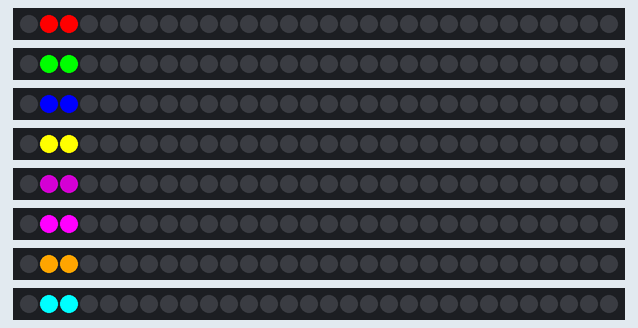
Recording of a program running on a simulated Arduino Uno, built with avr-gcc and run on an emulated ATmega328P. Parts: 8 × 30 RGB LEDs in strip order, left to right. Dim RGB values are drawn brighter than linear.

Above: at 0.16 s.
At 5.33 s:
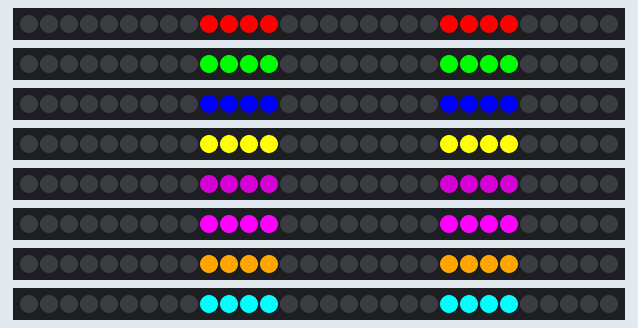
At 10.07 s:
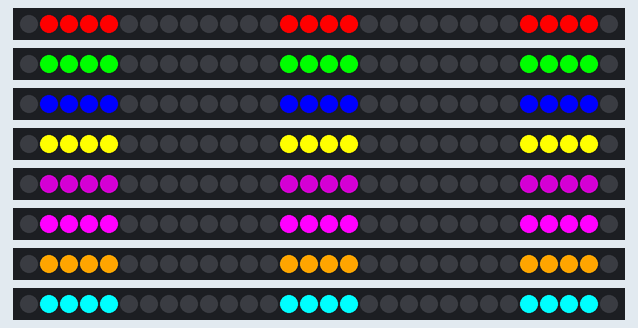
At 19.98 s:
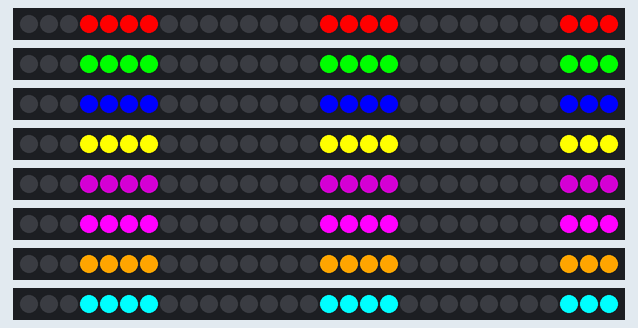
At 29.89 s:
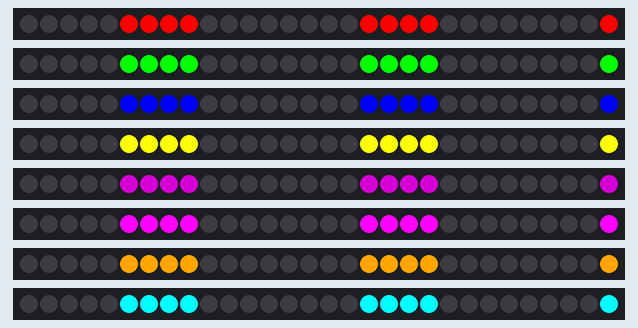
At 39.8 s:
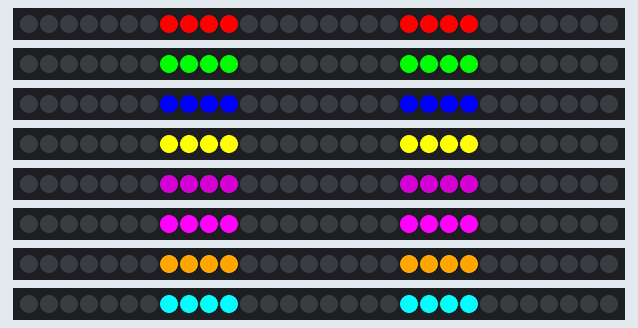

The program:

main.cpp
```cpp
#define DEBUG 1

#define RED 255,0,0
#define GREEN 0,255,0
#define BLUE 0,0,255
#define YELLOW 255,255,0
#define CYAN 0,255,255
#define MAGENTA 255,0,255
#define WHITE 255,255,255
#define ORANGE 255,165,0
#define PINK 255,192,203
#define PURPLE 128,0,128
#define BROWN 165,42,42


#define LED_PIN_1   2
#define LED_PIN_2   3
#define LED_PIN_3   4
#define LED_PIN_4   5
#define LED_PIN_5   6
#define LED_PIN_6   7
#define LED_PIN_7   8
#define LED_PIN_8   9

#define LED_COUNT_1 30
#define LED_COUNT_2 30
#define LED_COUNT_3 30
#define LED_COUNT_4 30
#define LED_COUNT_5 30
#define LED_COUNT_6 30
#define LED_COUNT_7 30
#define LED_COUNT_8 30

#define BRIGHTNESS 255


#define NUMBER_OF_ON_LED_FOR_STRIP_1 4
#define NUMBER_OF_OFF_LED_FOR_STRIP_1 8
#define TIME_DELAY_FOR_RUNNING_SPEED_FOR_STRIP_1_IN_us 70000

#define NUMBER_OF_ON_LED_FOR_STRIP_2 4
#define NUMBER_OF_OFF_LED_FOR_STRIP_2 8
#define TIME_DELAY_FOR_RUNNING_SPEED_FOR_STRIP_2_IN_us 70000

#define NUMBER_OF_ON_LED_FOR_STRIP_3 4
#define NUMBER_OF_OFF_LED_FOR_STRIP_3 8
#define TIME_DELAY_FOR_RUNNING_SPEED_FOR_STRIP_3_IN_us 70000

#define NUMBER_OF_ON_LED_FOR_STRIP_4 4
#define NUMBER_OF_OFF_LED_FOR_STRIP_4 8
#define TIME_DELAY_FOR_RUNNING_SPEED_FOR_STRIP_4_IN_us 70000

#define NUMBER_OF_ON_LED_FOR_STRIP_5 4
#define NUMBER_OF_OFF_LED_FOR_STRIP_5 8
#define TIME_DELAY_FOR_RUNNING_SPEED_FOR_STRIP_5_IN_us 70000

#define NUMBER_OF_ON_LED_FOR_STRIP_6 4
#define NUMBER_OF_OFF_LED_FOR_STRIP_6 8
#define TIME_DELAY_FOR_RUNNING_SPEED_FOR_STRIP_6_IN_us 70000

#define NUMBER_OF_ON_LED_FOR_STRIP_7 4
#define NUMBER_OF_OFF_LED_FOR_STRIP_7 8
#define TIME_DELAY_FOR_RUNNING_SPEED_FOR_STRIP_7_IN_us 70000

#define NUMBER_OF_ON_LED_FOR_STRIP_8  4
#define NUMBER_OF_OFF_LED_FOR_STRIP_8 8
#define TIME_DELAY_FOR_RUNNING_SPEED_FOR_STRIP_8_IN_us 70000


#include <Arduino.h>
#include <Adafruit_NeoPixel.h>


uint32_t current_led_number_1 = 0;
uint32_t current_led_number_2 = 0;
uint32_t current_led_number_3 = 0;
uint32_t current_led_number_4 = 0;
uint32_t current_led_number_5 = 0;
uint32_t current_led_number_6 = 0;
uint32_t current_led_number_7 = 0;
uint32_t current_led_number_8 = 0;

uint32_t last_updated_time_for_strip_1 = 0;
uint32_t last_updated_time_for_strip_2 = 0;
uint32_t last_updated_time_for_strip_3 = 0;
uint32_t last_updated_time_for_strip_4 = 0;
uint32_t last_updated_time_for_strip_5 = 0;
uint32_t last_updated_time_for_strip_6 = 0;
uint32_t last_updated_time_for_strip_7 = 0;
uint32_t last_updated_time_for_strip_8 = 0;


Adafruit_NeoPixel strip_1(LED_COUNT_1, LED_PIN_1, NEO_GRB + NEO_KHZ800);
Adafruit_NeoPixel strip_2(LED_COUNT_2, LED_PIN_2, NEO_GRB + NEO_KHZ800);
Adafruit_NeoPixel strip_3(LED_COUNT_3, LED_PIN_3, NEO_GRB + NEO_KHZ800);
Adafruit_NeoPixel strip_4(LED_COUNT_4, LED_PIN_4, NEO_GRB + NEO_KHZ800);
Adafruit_NeoPixel strip_5(LED_COUNT_5, LED_PIN_5, NEO_GRB + NEO_KHZ800);
Adafruit_NeoPixel strip_6(LED_COUNT_6, LED_PIN_6, NEO_GRB + NEO_KHZ800);
Adafruit_NeoPixel strip_7(LED_COUNT_7, LED_PIN_7, NEO_GRB + NEO_KHZ800);
Adafruit_NeoPixel strip_8(LED_COUNT_8, LED_PIN_8, NEO_GRB + NEO_KHZ800);


void pixel_1(uint8_t r, uint8_t g, uint8_t b)
{
  if (micros() - last_updated_time_for_strip_1 < TIME_DELAY_FOR_RUNNING_SPEED_FOR_STRIP_1_IN_us) {
    return;
  }
  if (current_led_number_1 < (LED_COUNT_1 + NUMBER_OF_ON_LED_FOR_STRIP_1)) {
    current_led_number_1 += 1;
  } else {
    current_led_number_1 = (LED_COUNT_1 + NUMBER_OF_ON_LED_FOR_STRIP_1) - (NUMBER_OF_ON_LED_FOR_STRIP_1 + NUMBER_OF_OFF_LED_FOR_STRIP_1 - 1);
  }
  for (uint16_t k = 1; k <= current_led_number_1; k++) {
    strip_1.setPixelColor(k, strip_1.Color(0, 0, 0));
  }
  for (int32_t j = current_led_number_1; j > 0; j -= (NUMBER_OF_ON_LED_FOR_STRIP_1 + NUMBER_OF_OFF_LED_FOR_STRIP_1))
  {
    for (int32_t i = j; i > (j - NUMBER_OF_ON_LED_FOR_STRIP_1); i--)
    {
      uint16_t m = i; if (m < 1) {
        m = 1;
      }
            uint8_t red = map(m,j,(j- NUMBER_OF_ON_LED_FOR_STRIP_1),r,0);
            uint8_t green = map(m,j,(j- NUMBER_OF_ON_LED_FOR_STRIP_1),g,0);
            uint8_t blue = map(m,j,(j- NUMBER_OF_ON_LED_FOR_STRIP_1),b,0);
      strip_1.setPixelColor(m, strip_1.Color(r, g, b));
    }
  }
  strip_1.show();
  last_updated_time_for_strip_1 = micros();
}
void pixel_2(uint8_t r, uint8_t g, uint8_t b)
{
  if (micros() - last_updated_time_for_strip_2 < TIME_DELAY_FOR_RUNNING_SPEED_FOR_STRIP_2_IN_us) {
    return;
  }
  if (current_led_number_2 < (LED_COUNT_2 + NUMBER_OF_ON_LED_FOR_STRIP_2)) {
    current_led_number_2 += 1;
  } else {
    current_led_number_2 = (LED_COUNT_2 + NUMBER_OF_ON_LED_FOR_STRIP_2) - (NUMBER_OF_ON_LED_FOR_STRIP_2 + NUMBER_OF_OFF_LED_FOR_STRIP_2 - 1);
  }
  for (uint16_t k = 1; k <= current_led_number_2; k++) {
    strip_2.setPixelColor(k, strip_2.Color(0, 0, 0));
  }
  for (int32_t j = current_led_number_2; j > 0; j -= (NUMBER_OF_ON_LED_FOR_STRIP_2 + NUMBER_OF_OFF_LED_FOR_STRIP_2))
  {
    for (int32_t i = j; i > (j - NUMBER_OF_ON_LED_FOR_STRIP_2); i--)
    {
      uint16_t m = i; if (m < 1) {
        m = 1;
      }
            uint8_t red = map(m,j,(j- NUMBER_OF_ON_LED_FOR_STRIP_2),r,0);
            uint8_t green = map(m,j,(j- NUMBER_OF_ON_LED_FOR_STRIP_2),g,0);
            uint8_t blue = map(m,j,(j- NUMBER_OF_ON_LED_FOR_STRIP_2),b,0);
      strip_2.setPixelColor(m, strip_2.Color(r, g, b));
    }
  }
  strip_2.show();
  last_updated_time_for_strip_2 = micros();
}

void pixel_3(uint8_t r, uint8_t g, uint8_t b)
{
  if (micros() - last_updated_time_for_strip_3 < TIME_DELAY_FOR_RUNNING_SPEED_FOR_STRIP_3_IN_us) {
    return;
  }
  if (current_led_number_3 < (LED_COUNT_3 + NUMBER_OF_ON_LED_FOR_STRIP_3)) {
    current_led_number_3 += 1;
  } else {
    current_led_number_3 = (LED_COUNT_3 + NUMBER_OF_ON_LED_FOR_STRIP_3) - (NUMBER_OF_ON_LED_FOR_STRIP_3 + NUMBER_OF_OFF_LED_FOR_STRIP_3 - 1);
  }
  for (uint16_t k = 1; k <= current_led_number_3; k++) {
    strip_3.setPixelColor(k, strip_3.Color(0, 0, 0));
  }
  for (int32_t j = current_led_number_3; j > 0; j -= (NUMBER_OF_ON_LED_FOR_STRIP_3 + NUMBER_OF_OFF_LED_FOR_STRIP_3))
  {
    for (int32_t i = j; i > (j - NUMBER_OF_ON_LED_FOR_STRIP_3); i--)
    {
      uint16_t m = i; if (m < 1) {
        m = 1;
      }
            uint8_t red = map(m,j,(j- NUMBER_OF_ON_LED_FOR_STRIP_3),r,0);
            uint8_t green = map(m,j,(j- NUMBER_OF_ON_LED_FOR_STRIP_3),g,0);
            uint8_t blue = map(m,j,(j- NUMBER_OF_ON_LED_FOR_STRIP_3),b,0);
      strip_3.setPixelColor(m, strip_3.Color(r, g, b));
    }
  }
  strip_3.show();
  last_updated_time_for_strip_3 = micros();
}

void pixel_4(uint8_t r, uint8_t g, uint8_t b)
{
  if (micros() - last_updated_time_for_strip_4 < TIME_DELAY_FOR_RUNNING_SPEED_FOR_STRIP_4_IN_us) {
    return;
  }
  if (current_led_number_4 < (LED_COUNT_4 + NUMBER_OF_ON_LED_FOR_STRIP_4)) {
    current_led_number_4 += 1;
  } else {
    current_led_number_4 = (LED_COUNT_4 + NUMBER_OF_ON_LED_FOR_STRIP_4) - (NUMBER_OF_ON_LED_FOR_STRIP_4 + NUMBER_OF_OFF_LED_FOR_STRIP_4 - 1);
  }
  for (uint16_t k = 1; k <= current_led_number_4; k++) {
    strip_4.setPixelColor(k, strip_4.Color(0, 0, 0));
  }
  for (int32_t j = current_led_number_4; j > 0; j -= (NUMBER_OF_ON_LED_FOR_STRIP_4 + NUMBER_OF_OFF_LED_FOR_STRIP_4))
  {
    for (int32_t i = j; i > (j - NUMBER_OF_ON_LED_FOR_STRIP_4); i--)
    {
      uint16_t m = i; if (m < 1) {
        m = 1;
      }
            uint8_t red = map(m,j,(j- NUMBER_OF_ON_LED_FOR_STRIP_4),r,0);
            uint8_t green = map(m,j,(j- NUMBER_OF_ON_LED_FOR_STRIP_4),g,0);
            uint8_t blue = map(m,j,(j- NUMBER_OF_ON_LED_FOR_STRIP_4),b,0);
      strip_4.setPixelColor(m, strip_4.Color(r, g, b));
    }
  }
  strip_4.show();
  last_updated_time_for_strip_4 = micros();
}

void pixel_5(uint8_t r, uint8_t g, uint8_t b)
{
  if (micros() - last_updated_time_for_strip_5 < TIME_DELAY_FOR_RUNNING_SPEED_FOR_STRIP_5_IN_us) {
    return;
  }
  if (current_led_number_5 < (LED_COUNT_5 + NUMBER_OF_ON_LED_FOR_STRIP_5)) {
    current_led_number_5 += 1;
  } else {
    current_led_number_5 = (LED_COUNT_5 + NUMBER_OF_ON_LED_FOR_STRIP_5) - (NUMBER_OF_ON_LED_FOR_STRIP_5 + NUMBER_OF_OFF_LED_FOR_STRIP_5 - 1);
  }
  for (uint16_t k = 1; k <= current_led_number_5; k++) {
    strip_5.setPixelColor(k, strip_5.Color(0, 0, 0));
  }
  for (int32_t j = current_led_number_5; j > 0; j -= (NUMBER_OF_ON_LED_FOR_STRIP_5 + NUMBER_OF_OFF_LED_FOR_STRIP_5))
  {
    for (int32_t i = j; i > (j - NUMBER_OF_ON_LED_FOR_STRIP_5); i--)
    {
      uint16_t m = i; if (m < 1) {
        m = 1;
      }
            uint8_t red = map(m,j,(j- NUMBER_OF_ON_LED_FOR_STRIP_5),r,0);
            uint8_t green = map(m,j,(j- NUMBER_OF_ON_LED_FOR_STRIP_5),g,0);
            uint8_t blue = map(m,j,(j- NUMBER_OF_ON_LED_FOR_STRIP_5),b,0);
      strip_5.setPixelColor(m, strip_5.Color(r, g, b));
    }
  }
  strip_5.show();
  last_updated_time_for_strip_5 = micros();
}

void pixel_6(uint8_t r, uint8_t g, uint8_t b)
{
  if (micros() - last_updated_time_for_strip_6 < TIME_DELAY_FOR_RUNNING_SPEED_FOR_STRIP_6_IN_us) {
    return;
  }
  if (current_led_number_6 < (LED_COUNT_6 + NUMBER_OF_ON_LED_FOR_STRIP_6)) {
    current_led_number_6 += 1;
  } else {
    current_led_number_6 = (LED_COUNT_6 + NUMBER_OF_ON_LED_FOR_STRIP_6) - (NUMBER_OF_ON_LED_FOR_STRIP_6 + NUMBER_OF_OFF_LED_FOR_STRIP_6 - 1);
  }
  for (uint16_t k = 1; k <= current_led_number_6; k++) {
    strip_6.setPixelColor(k, strip_6.Color(0, 0, 0));
  }
  for (int32_t j = current_led_number_6; j > 0; j -= (NUMBER_OF_ON_LED_FOR_STRIP_6 + NUMBER_OF_OFF_LED_FOR_STRIP_6))
  {
    for (int32_t i = j; i > (j - NUMBER_OF_ON_LED_FOR_STRIP_6); i--)
    {
      uint16_t m = i; if (m < 1) {
        m = 1;
      }
            uint8_t red = map(m,j,(j- NUMBER_OF_ON_LED_FOR_STRIP_6),r,0);
            uint8_t green = map(m,j,(j- NUMBER_OF_ON_LED_FOR_STRIP_6),g,0);
            uint8_t blue = map(m,j,(j- NUMBER_OF_ON_LED_FOR_STRIP_6),b,0);
      strip_6.setPixelColor(m, strip_6.Color(r, g, b));
    }
  }
  strip_6.show();
  last_updated_time_for_strip_6 = micros();
}

void pixel_7(uint8_t r, uint8_t g, uint8_t b)
{
  if (micros() - last_updated_time_for_strip_7 < TIME_DELAY_FOR_RUNNING_SPEED_FOR_STRIP_7_IN_us) {
    return;
  }
  if (current_led_number_7 < (LED_COUNT_7 + NUMBER_OF_ON_LED_FOR_STRIP_7)) {
    current_led_number_7 += 1;
  } else {
    current_led_number_7 = (LED_COUNT_7 + NUMBER_OF_ON_LED_FOR_STRIP_7) - (NUMBER_OF_ON_LED_FOR_STRIP_7 + NUMBER_OF_OFF_LED_FOR_STRIP_7 - 1);
  }
  for (uint16_t k = 1; k <= current_led_number_7; k++) {
    strip_7.setPixelColor(k, strip_7.Color(0, 0, 0));
  }
  for (int32_t j = current_led_number_7; j > 0; j -= (NUMBER_OF_ON_LED_FOR_STRIP_7 + NUMBER_OF_OFF_LED_FOR_STRIP_7))
  {
    for (int32_t i = j; i > (j - NUMBER_OF_ON_LED_FOR_STRIP_7); i--)
    {
      uint16_t m = i; if (m < 1) {
        m = 1;
      }
            uint8_t red = map(m,j,(j- NUMBER_OF_ON_LED_FOR_STRIP_7),r,0);
            uint8_t green = map(m,j,(j- NUMBER_OF_ON_LED_FOR_STRIP_7),g,0);
            uint8_t blue = map(m,j,(j- NUMBER_OF_ON_LED_FOR_STRIP_7),b,0);
      strip_7.setPixelColor(m, strip_7.Color(r, g, b));
    }
  }
  strip_7.show();
  last_updated_time_for_strip_7 = micros();
}

void pixel_8(uint8_t r, uint8_t g, uint8_t b)
{
  if (micros() - last_updated_time_for_strip_8 < TIME_DELAY_FOR_RUNNING_SPEED_FOR_STRIP_8_IN_us) {
    return;
  }
  if (current_led_number_8 < (LED_COUNT_8 + NUMBER_OF_ON_LED_FOR_STRIP_8)) {
    current_led_number_8 += 1;
  } else {
    current_led_number_8 = (LED_COUNT_8 + NUMBER_OF_ON_LED_FOR_STRIP_8) - (NUMBER_OF_ON_LED_FOR_STRIP_8 + NUMBER_OF_OFF_LED_FOR_STRIP_8 - 1);
  }
  for (uint16_t k = 1; k <= current_led_number_8; k++) {
    strip_8.setPixelColor(k, strip_8.Color(0, 0, 0));
  }
  for (int32_t j = current_led_number_8; j > 0; j -= (NUMBER_OF_ON_LED_FOR_STRIP_8 + NUMBER_OF_OFF_LED_FOR_STRIP_8))
  {
    for (int32_t i = j; i > (j - NUMBER_OF_ON_LED_FOR_STRIP_8); i--)
    {
      uint16_t m = i; if (m < 1) {
        m = 1;
      }
            uint8_t red = map(m,j,(j- NUMBER_OF_ON_LED_FOR_STRIP_8),r,0);
            uint8_t green = map(m,j,(j- NUMBER_OF_ON_LED_FOR_STRIP_8),g,0);
            uint8_t blue = map(m,j,(j- NUMBER_OF_ON_LED_FOR_STRIP_8),b,0);
      strip_8.setPixelColor(m, strip_8.Color(r, g, b));
    }
  }
  strip_8.show();
  last_updated_time_for_strip_8 = micros();
}

void allstripClear() {
  strip_1.clear();
  strip_2.clear();
  strip_3.clear();
  strip_4.clear();
  strip_5.clear();
  strip_6.clear();
  strip_7.clear();
  strip_8.clear();
  strip_1.show();
  strip_2.show();
  strip_3.show();
  strip_4.show();
  strip_5.show();
  strip_6.show();
  strip_7.show();
  strip_8.show();
}

void strip_light_setup() {
  strip_1.begin();
  strip_2.begin();
  strip_3.begin();
  strip_4.begin();
  strip_5.begin();
  strip_6.begin();
  strip_7.begin();
  strip_8.begin();

  strip_1.setBrightness(BRIGHTNESS);
  strip_2.setBrightness(BRIGHTNESS);
  strip_3.setBrightness(BRIGHTNESS);
  strip_4.setBrightness(BRIGHTNESS);
  strip_5.setBrightness(BRIGHTNESS);
  strip_6.setBrightness(BRIGHTNESS);
  strip_7.setBrightness(BRIGHTNESS);
  strip_8.setBrightness(BRIGHTNESS);
}


void setup() {
  Serial.begin(9600);
  strip_light_setup();


}
void loop() {

  pixel_1(RED);
  pixel_2(GREEN);
  pixel_3(BLUE);
  pixel_4(YELLOW);
  pixel_5(PURPLE);
  pixel_6(MAGENTA);
  pixel_7(ORANGE);
  pixel_8(CYAN);

}
```
